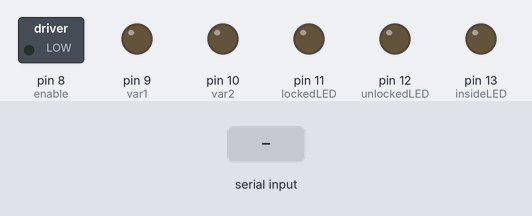
A sketch run on a simulated Arduino Uno, built with avr-gcc and run on an emulated ATmega328P. On the bench: switched loads named in the sketch (green lamp = pin HIGH), output pins drawn as LEDs (lit = HIGH). Dashed ring = blinking. Inputs (shaded band) come from the test bench.

Above: at 1.3 s.
1.4 s: "1" received over the second serial link
At 1.61 s:
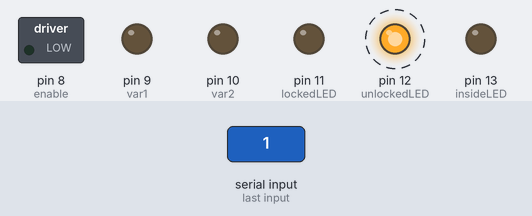
Timing chart, 0 to 4.4 s (numbered marks = the images above; inputs shaded):
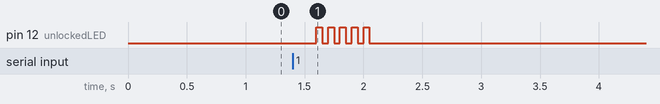

The sketch:

sketch_apr14b.ino
```cpp
#include <SoftwareSerial.h>
SoftwareSerial RFID(2, 3); // RX and TX
int data1 = 0;
int ok = -1;
// LEDs
int unlockedLED = 12;
int lockedLED = 11;
int insideLED = 13;
// Motor
int enable = 8;
int var1 = 9;
int var2 = 10;
// If the door is unlocked or not
boolean unlocked = true;

// use first sketch in http://wp.me/p3LK05-3Gk to get your tag numbers
int tag1[14] = {2, 48, 50, 48, 48, 51, 49, 70, 55, 67, 55, 48, 51, 3};
int tag2[14] = {2, 48, 50, 48, 48, 51, 49, 70, 52, 54, 53, 65, 50, 3};
int tag3[14] = {2, 49, 48, 48, 48, 53, 69, 52, 54, 57, 57, 57, 49, 3};

int newtag[14] = {0, 0, 0, 0, 0, 0, 0, 0, 0, 0, 0, 0, 0, 0}; // used for read comparisons

void setup() {
  RFID.begin(9600); // start serial to RFID reader
  Serial.begin(9600); // start serial to PC
  // for status LEDs
  pinMode(unlockedLED, OUTPUT);
  pinMode(lockedLED, OUTPUT);
  pinMode(insideLED, OUTPUT);
  // for motor controller
  pinMode(enable, OUTPUT);
  pinMode(var1, OUTPUT);
  pinMode(var2, OUTPUT);
}

boolean comparetag(int aa[14], int bb[14]) {
  boolean ff = false;
  int fg = 0;
  for (int cc = 0 ; cc < 14 ; cc++) {
    if (aa[cc] == bb[cc]) {
      fg++;
    }
  }
  if (fg == 14) {
    ff = true;
  }
  return ff;
}

// compares each tag against the tag just read
void checkmytags() {
  ok = 0; // this variable helps decision-making,
  // if it is 1 we have a match, zero is a read but no match,
  // -1 is no read attempt made
  if (comparetag(newtag, tag1) == true) {
    ok++;
  }
  if (comparetag(newtag, tag2) == true) {
    ok++;
  }
  if (comparetag(newtag, tag3) == true) {
    ok++;
  }
}

void readTags() {
  ok = -1;
  if (RFID.available() > 0) {
    // read tag numbers
    delay(100); // needed to allow time for the data to come in from the serial buffer.
    for (int z = 0 ; z < 14 ; z++) { // read the rest of the tag
      data1 = RFID.read();
      newtag[z] = data1;
    }
    RFID.flush(); // stops multiple reads
    // do the tags match up?
    checkmytags();
  }
  // now do something based on tag type
  // if we had a match
  if (ok > 0) {

    if (unlocked) {
      digitalWrite(lockedLED, HIGH);
      digitalWrite(unlockedLED, LOW);
      digitalWrite(insideLED, HIGH);
      digitalWrite(enable, HIGH);
      digitalWrite(var1, HIGH);
      digitalWrite(var2, LOW);
      delay(600);
    }
    else {
      digitalWrite(lockedLED, LOW);
      digitalWrite(unlockedLED, HIGH);
      digitalWrite(insideLED, LOW);
      digitalWrite(enable, HIGH);
      digitalWrite(var1, LOW);
      digitalWrite(var2, HIGH);
      delay(500);
    }
    digitalWrite(enable, LOW);
    digitalWrite(var1, LOW);
    digitalWrite(var2, LOW);
    ok = -1;
    unlocked = !unlocked;
  }
  // if we didn't have a match
  else if (ok == 0) {
    flashLED(unlockedLED, 5);
    ok = -1;
  }
}

void flashLED(int ledPort, int num) {
  for (int i = 0; i < num; i++) {
    digitalWrite(ledPort, HIGH);
    delay(50);
    digitalWrite(ledPort, LOW);
    delay(50);
  }
}


void loop() {
  readTags();
  delay(250);
}
```

Measured:
- after the input at 1.4 s, pin 12 (unlockedLED): alternates HIGH for 0.05 s and LOW for 0.05 s, 10 changes in all, then stays LOW, starting after 0.20 s
